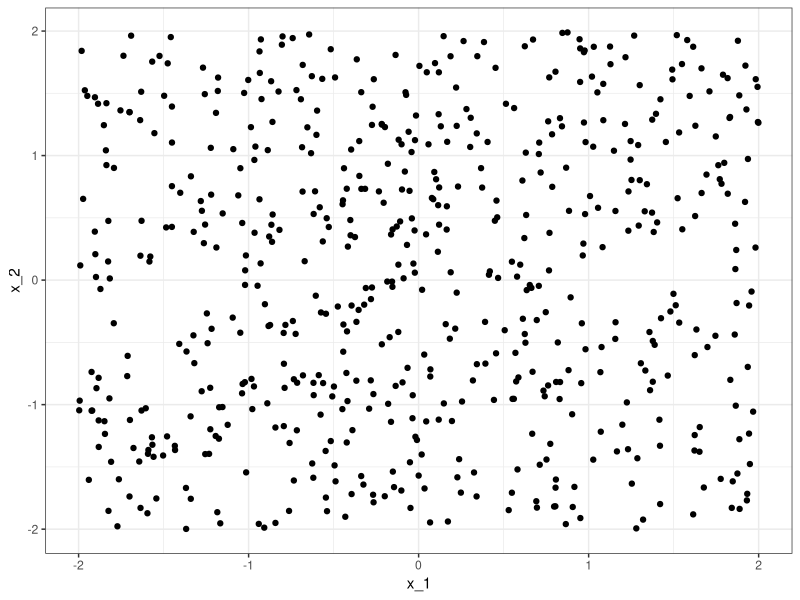
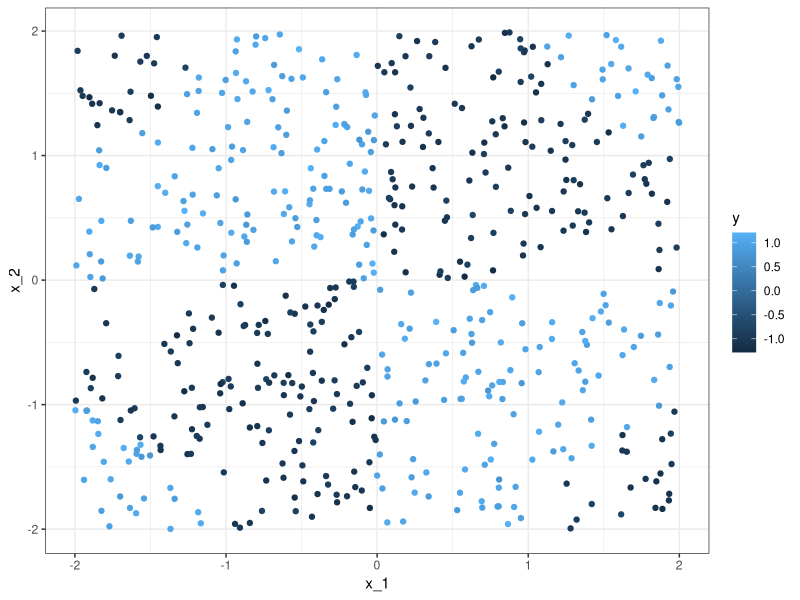
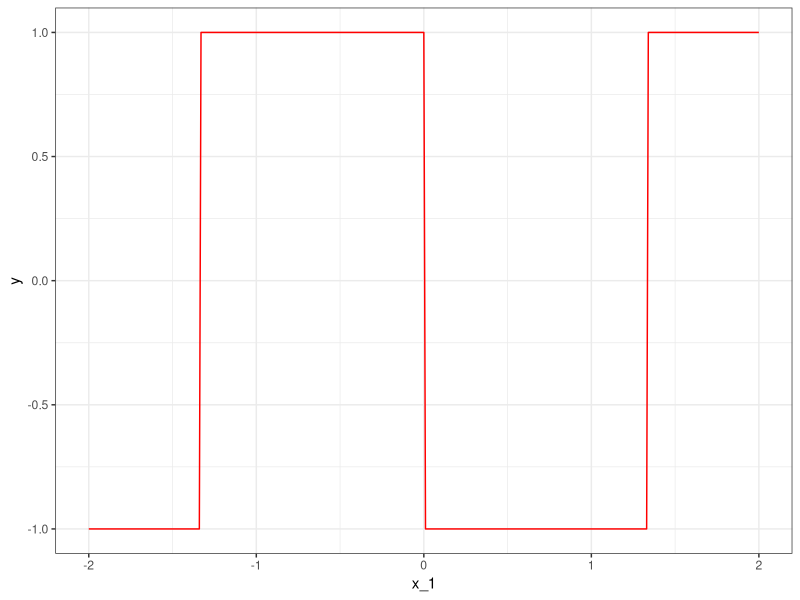
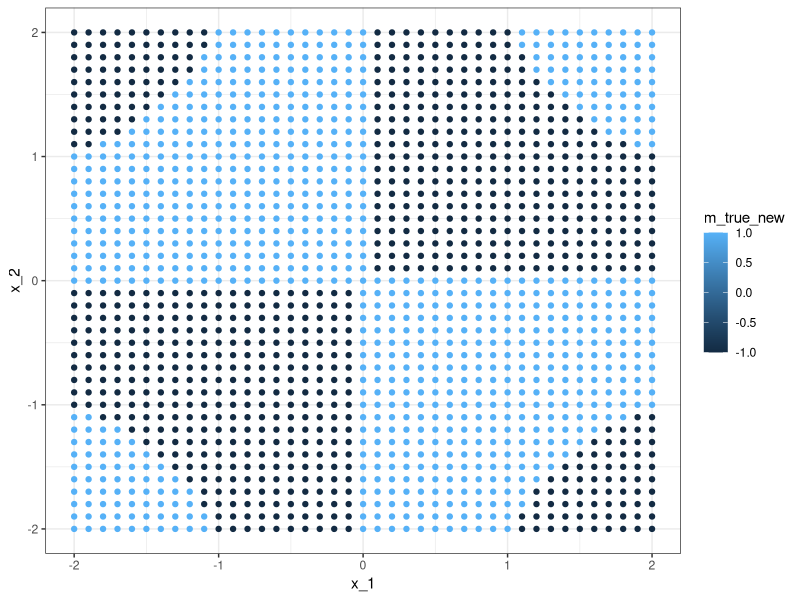
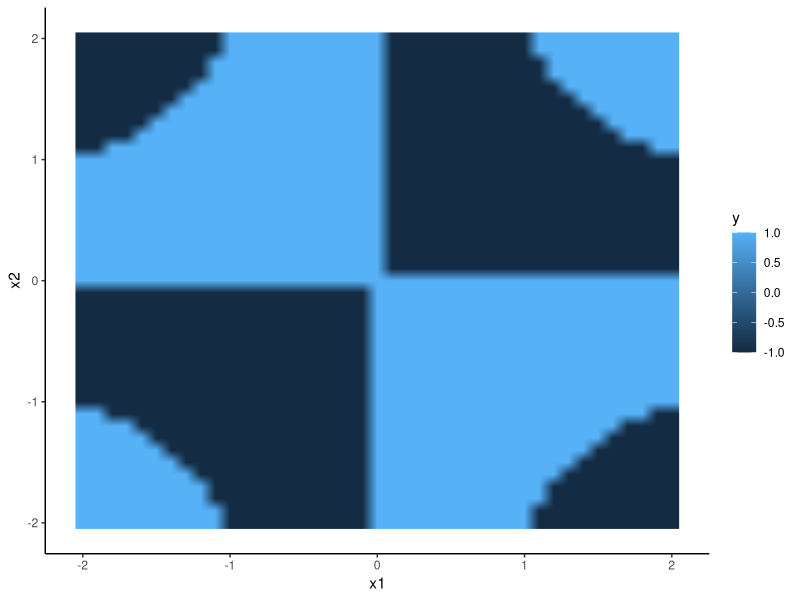
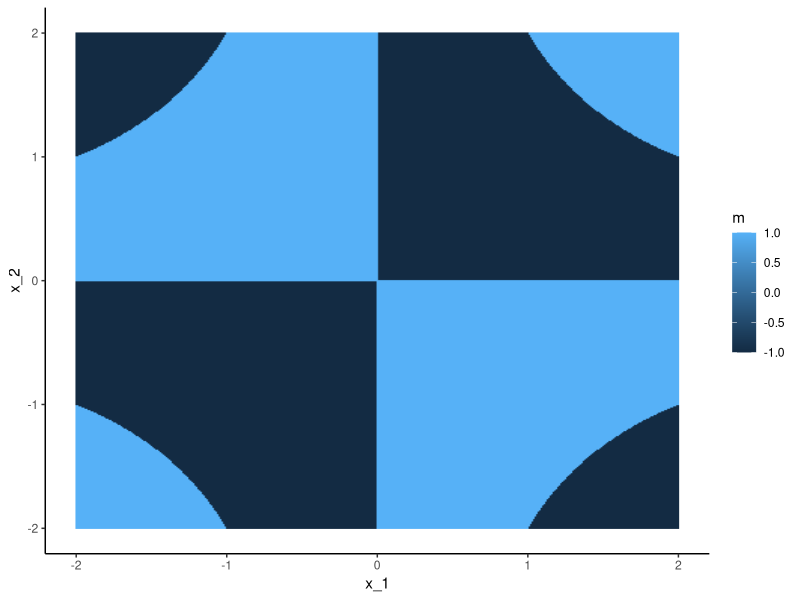

The R source for these figures, in order:
##############################################
## Data Generation for StatSci paper
##############################################
library(ggplot2)
library(tidyverse)
library(mvtnorm) 
library(msm)

setwd("/Users/swade/Documents/GitHub/BayesXMix/data_simulation/ex3")

##############################################
## Example 3: Drawback of Conditional with dependent weights
##############################################

# Training Data
set.seed(1010101)
n = 600
p = 2

# Covariates
x= matrix(0,n,p)
x[,1] = runif(n,-2,2)
x[,2] = runif(n,-2,2)

ggplot() +
  geom_point(aes(x = x[,1], y = x[,2])) +
  theme_bw() +
  xlab("x_1") +
  ylab("x_2")

# Response
ind = sin(x[,1]*x[,2]*pi/2)<=0
m_true = (-1)*(1-ind) + ind
y = m_true +rnorm(n, 0, 0.1)

ggplot() +
  geom_point(aes(x = x[,1], y = x[,2], col = y)) +
  theme_bw() +
  xlab("x_1") +
  ylab("x_2") 

# Visualize on a grid
xgrid = seq(-2,2,.01)
dfgrid = data.frame(x1 = rep(xgrid,length(xgrid)), x2 = rep(xgrid,each = length(xgrid)) )
dfgrid$ind = sin(dfgrid$x1*dfgrid$x2*pi/2)<=0
dfgrid$m = (-1)*(1-dfgrid$ind)+ dfgrid$ind

# Mean function on a grid
png("ex3_true_mean_heat",width = 500, height = 450)
ggplot(dfgrid) +
  geom_raster(aes(x1,x2,fill=m),interpolate = TRUE) +
  theme_classic() +
  xlab("x_1") +
  ylab("x_2") 
dev.off()

# Mean function slice at fixed x2 value
x2value =1.5
ggplot() +
  geom_line(aes(x = dfgrid$x1[dfgrid$x2==x2value], y = dfgrid$m[dfgrid$x2==x2value]),col ="red") +
  theme_bw() +
  xlab("x_1") +
  ylab("y") 

### PREDICTION

# Covariates
xgrid = seq(-2,2,.1)
x_new= cbind(rep(xgrid,length(xgrid)),rep(xgrid,each = length(xgrid)))
n_new = dim(x_new)[1] 

# True regression function
ind_new = sin(x_new[,1]*x_new[,2]*pi/2) <=0
m_true_new = (-1)*(1-ind_new) + ind_new

# True density
y_grid=seq(-1.4,1.4,.02)
m2=length(y_grid)
f_true_new = dnorm(matrix(y_grid,nrow=m2,ncol=n_new),t(matrix(m_true_new,nrow=n_new,ncol=m2)), 0.1)

ggplot() +
  geom_point(aes(x = x_new[,1], y = x_new[,2], col = m_true_new)) +
  theme_bw() +
  xlab("x_1") +
  ylab("x_2")

df = data.frame(x1 =x_new[,1],x2=x_new[,2],y =m_true_new)
ggplot(df) +
  geom_raster(aes(x1,x2,fill= y),interpolate = TRUE) +
  theme_classic() 

# Save data
save.image("data_ex3.RData")

write.csv(cbind(x,y), file = "ex3train_terrors.csv", row.names = TRUE)
write.csv(x_new, file = "ex3test_terrors.csv", row.names = TRUE)
write.csv(f_true_new, file = "ex3test_terrors_dens.csv", row.names = TRUE)
